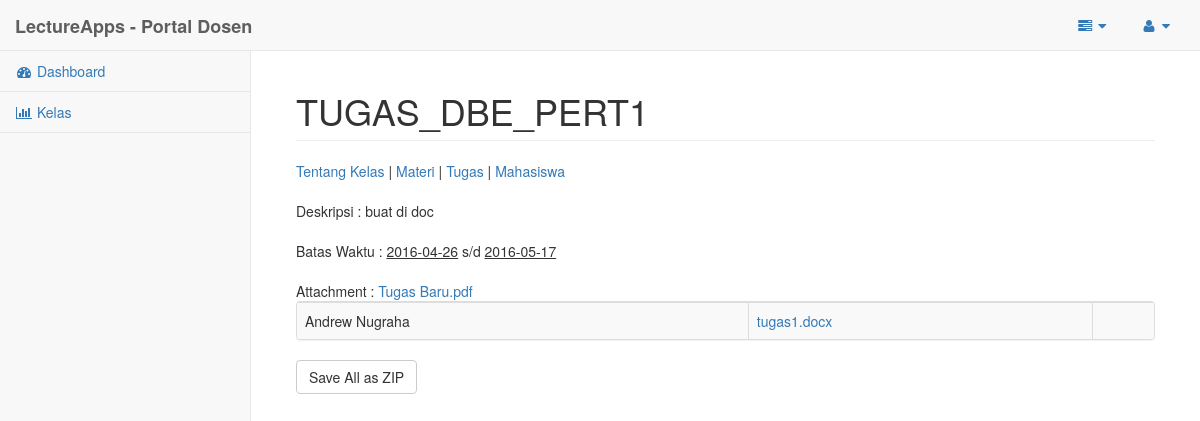
The app's page /Tampilan/temp/kelas_dosen_tugas_detail.php?idkelas=2&idtugas=2 with its own data.
### tables this page shows
CREATE TABLE IF NOT EXISTS `tugas` (
`idTugas` int(11) NOT NULL,
  `namaTugas` varchar(255) NOT NULL,
  `deskripsiTugas` varchar(255) NOT NULL,
  `tglMulaiTugas` date NOT NULL,
  `tglSelesaiTugas` date NOT NULL,
  `fileTugas` varchar(255) NOT NULL,
  `tglUploadTugas` date NOT NULL,
  `idKelas` int(11) NOT NULL
);

CREATE TABLE IF NOT EXISTS `hasiltgs` (
`idHasiltgs` int(11) NOT NULL,
  `idTugas` int(11) NOT NULL,
  `idUser` int(11) NOT NULL,
  `idKelas` int(11) NOT NULL,
  `fileHasiltgs` varchar(255) NOT NULL,
  `tglUploadHasiltgs` date NOT NULL,
  `nilai` float NOT NULL
);

CREATE TABLE IF NOT EXISTS `user` (
`idUser` int(11) NOT NULL,
  `namaUser` varchar(50) NOT NULL,
  `passwordUser` varchar(255) NOT NULL,
  `emailUser` varchar(100) NOT NULL,
  `tglLahirUser` date NOT NULL,
  `fotoUser` varchar(255) NOT NULL,
  `status` int(11) DEFAULT NULL
);

### Tampilan/temp/kelas_dosen_tugas_detail.php (the view, shortened to what this page needs)
<?php
	require_once('../includes/koneksi.php');
	$id = $_GET['idkelas'];
	$idtugas = $_GET['idtugas'];
	$sql="SELECT * FROM tugas WHERE idKelas=$id and idTugas=$idtugas";
	$hasil=mysqli_query($k, $sql);
	$tugas=mysqli_fetch_assoc($hasil);
	$sql2="SELECT
				a.*,
				b.`namaUser` as namaMahasiswa
			FROM
				hasiltgs a
				LEFT JOIN USER b
				ON a.`idUser`=b.`idUser`
			WHERE
				a.idTugas=$idtugas
				AND a.idKelas=$id";
	$hasil2=mysqli_query($k, $sql2);
?>
<!DOCTYPE html>
<html lang="en">
<head>
    <link href="../bower_components/bootstrap/dist/css/bootstrap.min.css" rel="stylesheet">
    <link href="../bower_components/metisMenu/dist/metisMenu.min.css" rel="stylesheet">
    <link href="../dist/css/sb-admin-2.css" rel="stylesheet">
    <link href="../bower_components/font-awesome/css/font-awesome.min.css" rel="stylesheet" type="text/css">
</head>
<body>
    <div id="wrapper">
        <nav class="navbar navbar-default navbar-static-top" role="navigation" style="margin-bottom: 0">
            <div class="navbar-header">
                <a class="navbar-brand" href="index.html"><b>LectureApps - Portal Dosen</b></a>
            </div>
            <ul class="nav navbar-top-links navbar-right">
                <li class="dropdown">
                    <a class="dropdown-toggle" data-toggle="dropdown" href="#">
                        <i class="fa fa-tasks fa-fw"></i>  <i class="fa fa-caret-down"></i>
                    </a>
                </li>
                <li class="dropdown">
                    <a class="dropdown-toggle" data-toggle="dropdown" href="#">
                        <i class="fa fa-user fa-fw"></i>  <i class="fa fa-caret-down"></i>
                    </a>
                </li>
            </ul>
            <div class="navbar-default sidebar" role="navigation">
                <div class="sidebar-nav navbar-collapse">
                    <ul class="nav" id="side-menu">
                        <li>
                            <a href="dosen.php"><i class="fa fa-dashboard fa-fw"></i> Dashboard</a>
                        </li>
                        <li>
                            <a href="kelas_dosen.php"><i class="fa fa-bar-chart-o fa-fw"></i> Kelas</a>
                        </li>
                    </ul>
                </div>
            </div>
        </nav>
        <div id="page-wrapper">
            <div class="container-fluid">
                <div class="row">
                    <div class="col-lg-12">
                        <h1 class="page-header"><?php echo $tugas['namaTugas'] ?></h1>
                    </div>
                </div>
				<?php include('../includes/dosen_dtlmenu.php'); ?>
				Deskripsi :
				<?php echo $tugas['deskripsiTugas']?>
				<br/><br/>
				Batas Waktu :
				<?php echo "<u>".$tugas['tglMulaiTugas']."</u>" ?> s/d <?php echo "<u>".$tugas['tglSelesaiTugas']."</u>" ?>
				<br/><br/>
				Attachment :
				<a href="tugas/tugas_download.php?idtugas=<?php echo $tugas['idTugas']; ?>"><?php echo $tugas['fileTugas']; ?></a>
					<div class="panel panel-default">
						<div class="table-responsive">
							<table class="table table-striped table-bordered table-hover">
								<tbody>
							<?php
								WHILE($kumpul=mysqli_fetch_assoc($hasil2)){
							?>
							<tr>
								<td><?php echo $kumpul['namaMahasiswa'] ?></td>
								<td><a href="hasiltgs/hasiltgs_download.php?idhasiltgs=<?php echo $kumpul['idHasiltgs']; ?>"><?php echo $kumpul['fileHasiltgs'] ?></a></td>
								<td></td>
							</tr>
							<?php
								}
							?>
							</table>
						</div>
					</div>
					<form action="hasiltgs/hasiltgs_download_all.php" method="POST">
						<input type="submit" name="downloadall" class="btn btn-default" value="Save All as ZIP" />
					</form>
				</div>
            </div>
        </div>
</body>
</html>

### records on screen
tugas: namaTugas "TUGAS_DBE_PERT1", deskripsiTugas "buat di doc", tglMulaiTugas "2016-04-26", tglSelesaiTugas "2016-05-17", fileTugas "Tugas Baru.pdf"
hasiltgs: idUser.namaUser "Andrew Nugraha", fileHasiltgs "tugas1.docx"
